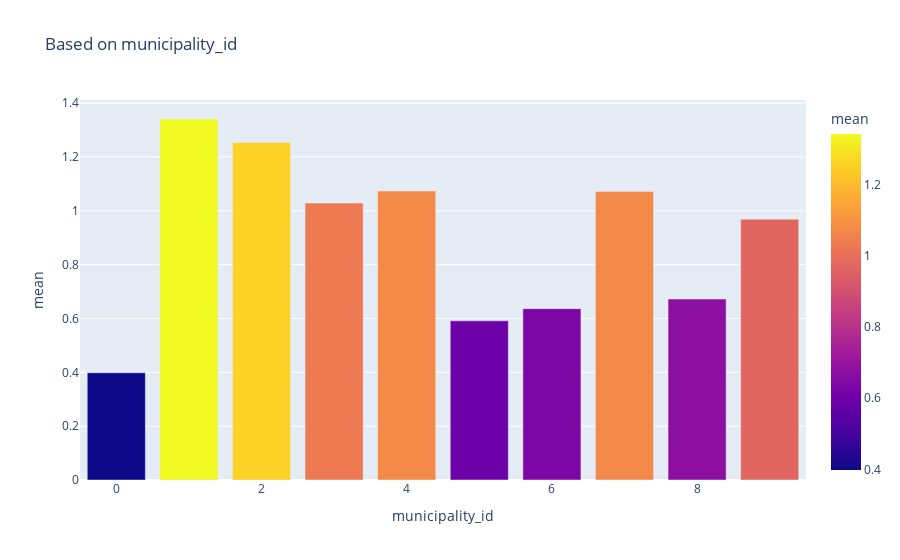

The notebook cell saved with this chart:
### Code cell
import plotly.express as px
df3=df3.reset_index()
fig = px.bar(df3, x=df3.municipality_id, y='mean',hover_data=['mean', df3.index], 
             color='mean',orientation='v',title='Based on municipality_id')
fig.show()

### Figure 1 — Plotly figure (JSON) as saved in the notebook; plotly's stock layout.template omitted (floating-point values rounded to 4 significant figures)
{"data": [{"alignmentgroup": "True", "customdata": [[0], [1], [2], [3], [4], [5], [6], [7], [8], [9]], "hovertemplate": "municipality_id=%{x}<br>mean=%{marker.color}<br>index=%{customdata[0]}<extra></extra>", "legendgroup": "", "marker": {"color": [0.3985, 1.341, 1.254, 1.029, 1.074, 0.5912, 0.6366, 1.072, 0.6723, 0.9685], "coloraxis": "coloraxis", "pattern": {"shape": ""}}, "name": "", "offsetgroup": "", "orientation": "v", "showlegend": false, "textposition": "auto", "type": "bar", "x": [0, 1, 2, 3, 4, 5, 6, 7, 8, 9], "xaxis": "x", "y": [0.3985, 1.341, 1.254, 1.029, 1.074, 0.5912, 0.6366, 1.072, 0.6723, 0.9685], "yaxis": "y"}], "layout": {"barmode": "relative", "coloraxis": {"colorbar": {"title": {"text": "mean"}}, "colorscale": [[0, "#0d0887"], [0.1111, "#46039f"], [0.2222, "#7201a8"], [0.3333, "#9c179e"], [0.4444, "#bd3786"], [0.5556, "#d8576b"], [0.6667, "#ed7953"], [0.7778, "#fb9f3a"], [0.8889, "#fdca26"], [1, "#f0f921"]]}, "legend": {"tracegroupgap": 0}, "title": {"text": "Based on municipality_id"}, "xaxis": {"anchor": "y", "domain": [0, 1], "title": {"text": "municipality_id"}}, "yaxis": {"anchor": "x", "domain": [0, 1], "title": {"text": "mean"}}}}
